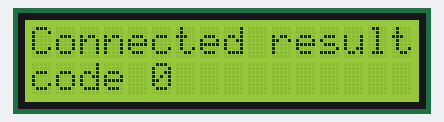
Recording of a program running on a simulated Raspberry Pi (BCM pin numbers). Parts: 16×2 character LCD. No MQTT or app messages arrive unless stated; library files of the repository ran but are not shown: I2C_LCD_driver.py.

Above: at 0.5 s.

The program:

hello.py
```python
import paho.mqtt.client as mqtt
import I2C_LCD_driver

mylcd = I2C_LCD_driver.lcd()

t = 0
h = 0
c = 0
th = "0c  0h"

def on_connect(client, userdata, flags, rc):
    con = 'Connected result '
    res = 'code {0}'.format(rc)
    # Subscribe (or renew if reconnect).
    mylcd.lcd_display_string(con, 1)
    mylcd.lcd_display_string(res, 2)
    client.subscribe('temperature/#')

# Callback fires when a published message is received.
def on_temp(client, userdata, msg):
	# Decode temperature and humidity values from binary message paylod.
    #th = [float(x) for x in msg.payload.decode("utf-8")]
    global t
    global c

    t = float(msg.payload.decode("utf-8"))
    #print(t)

    if (c==0):
        c += 1
    elif (c == 1):
        display()

def on_message():
    print("there was a message")


def on_hum(client, userdata, msg):
    	# Decode temperature and humidity values from binary message paylod.
    #th = [float(x) for x in msg.payload.decode("utf-8")]
    global h
    global c

    h = float(msg.payload.decode("utf-8"))
    #print(h)
    if (c==0):
        c += 1
    elif (c == 1):
        display()

def display():
    global c
    global th
    th =  str(round(t,2)) + "c - " + str(round(h,2)) + "%"
    mylcd.lcd_display_string("Temp & Humidity:", 1)
    #mylcd.lcd_display_string("               ", 2)
    mylcd.lcd_display_string(th, 2)
    c == 0


client = mqtt.Client()
client.message_callback_add('temperature/humidity',on_hum)
client.message_callback_add('temperature/temp', on_temp)
client.on_connect = on_connect  # Specify on_connect callback
client.on_message = on_message  # Specify on_message callback
client.connect('localhost', 1883, 60)  # Connect to MQTT broker (also running on Pi).

# Processes MQTT network traffic, callbacks and reconnections. (Blocking)
client.loop_forever()
```
